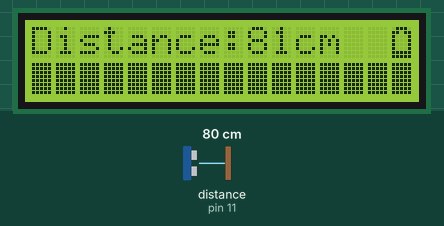
Simulated run of this sketch. Board: Arduino Mega 2560, built with avr-gcc and run on an emulated ATmega2560. On the bench: 16×2 character LCD. The inputs (shaded band) are chosen by the test bench; at power-on: distance to the obstacle (sensor on pin 11) 80 cm. What the sketch prints to the serial monitor is not drawn.

Above: at 1.2 s.
1.3 s: distance to the obstacle (sensor on pin 11) set to 2 cm
At 2.2 s:
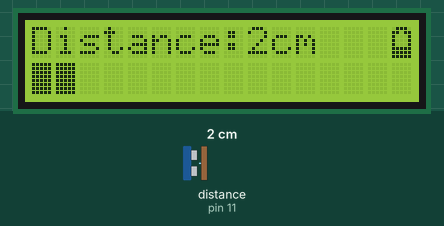
4.1 s: distance to the obstacle (sensor on pin 11) set to 4 cm
At 5.3 s:
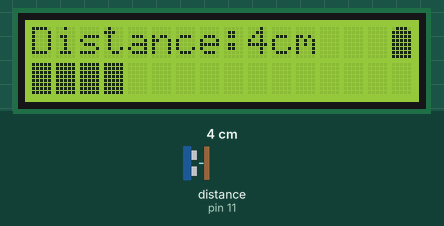
6.9 s: distance to the obstacle (sensor on pin 11) set to 9 cm
At 7.6 s:
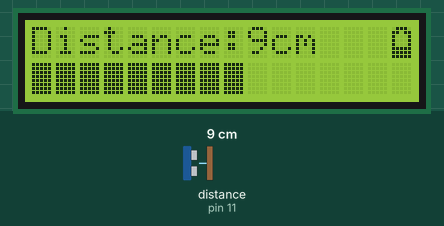
9.5 s: distance to the obstacle (sensor on pin 11) set to 250 cm
At 10.7 s:
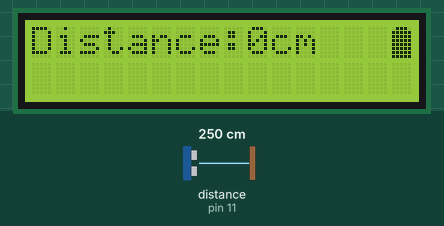
12.3 s: distance to the obstacle (sensor on pin 11) set to 18 cm
At 13.0 s:
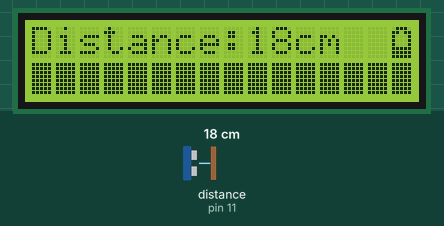
14.8 s: distance to the obstacle (sensor on pin 11) set to 13 cm
At 16.0 s:
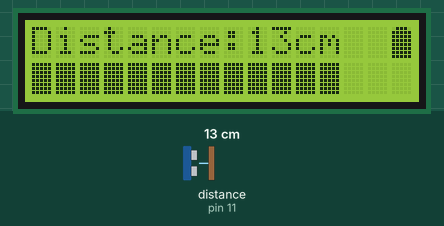
Timing chart, 0 to 17.8 s (numbered marks = the images above; inputs shaded):
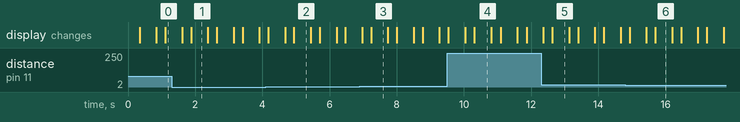

The sketch:

demo2.ino
```cpp
#include<LiquidCrystal.h>
#include<NewPing.h>
int distance;
int temp = 16;
unsigned int stage = 0;
unsigned char pattern[7][8] = {
  {0x0e,0x1b,0x11,0x11,0x11,0x11,0x11,0x1f},
  {0x0e,0x1b,0x11,0x11,0x11,0x11,0x1f,0x1f},
  {0x0e,0x1b,0x11,0x11,0x11,0x1f,0x1f,0x1f},
  {0x0e,0x1b,0x11,0x11,0x1f,0x1f,0x1f,0x1f},
  {0x0e,0x1b,0x11,0x1f,0x1f,0x1f,0x1f,0x1f},
  {0x0e,0x1b,0x1f,0x1f,0x1f,0x1f,0x1f,0x1f},
  {0x0e,0x1f,0x1f,0x1f,0x1f,0x1f,0x1f,0x1f}
};

unsigned char blank[8] = {0x0,0x0,0x0,0x0,0x0,0x0,0x0,0x0};

LiquidCrystal lcd(42,40,38,36,34,32,30,28,26,24,22);
NewPing sonar(12,11,200);


void setup() {
  Serial.begin(9600);
  for(int i = 0; i < 7; i++){
    lcd.createChar(i,pattern[i]);
  }
  lcd.createChar(7,blank);
  lcd.begin(16,2);
  lcd.setCursor(0,1);
  for(int i = 0; i < 16; i++){
    lcd.write(0xff);
  }
  lcd.setCursor(0,0);
}

void loop() {
  /*lcd.print(sonar.ping_median(10)/US_ROUNDTRIP_CM);
  lcd.setCursor(0,1);
  lcd.print(sonar.ping_cm());
  delay(500);
  lcd.clear();
*/
  distance = sonar.ping_median(10)/US_ROUNDTRIP_CM;
  lcd.print("Distance:");
  lcd.print(distance);
  lcd.print("cm");
  lcd.setCursor(15,0);
  lcd.write(byte(stage%7));
  lcd.setCursor(0,1);
  if((distance) < temp){
    lcd.setCursor(distance,1);
    for(int j = (distance); j < min(temp,16); j++){
      lcd.write(byte(7));
    }
  }
  else if((distance) >= temp){
    lcd.setCursor(temp,1);
    for(int j = temp; j < min(distance,16); j++){
      lcd.write(0xff);
    }
  }
  Serial.print("distance:");
  Serial.println(distance);
  Serial.print("temp:");
  Serial.println(temp);
  temp = distance;
  delay(500);
  lcd.setCursor(9,0);
  lcd.write(byte(7));
  lcd.write(byte(7));
  lcd.write(byte(7));
  lcd.write(byte(7));
  lcd.write(byte(7));
  lcd.setCursor(0,0);
  stage = stage + 1;

}
```

Measured:
- after the input at 1.3 s, the display: first differs from a run without the input after 0.58 s (image 1)
- after the input at 4.1 s, the display: first differs from a run without the input after 0.84 s (image 2)
- after the input at 6.9 s, the display: first differs from a run without the input after 0.34 s (image 3)
- after the input at 9.5 s, the display: first differs from a run without the input after 0.81 s (image 4)
- after the input at 12.3 s, the display: first differs from a run without the input after 0.33 s (image 5)
- after the input at 14.8 s, the display: first differs from a run without the input after 0.90 s (image 6)
- what the display in image 1 shows lasts 0.5 s, from 1.9 s to 2.4 s
